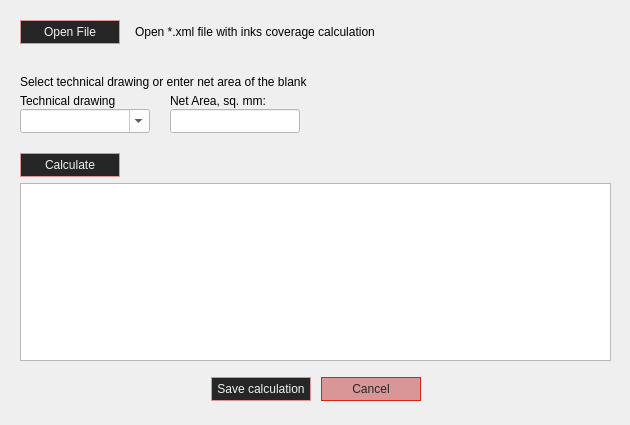
<?xml version="1.0" encoding="UTF-8"?>
<ui version="4.0">
 <class>Dialog</class>
 <widget class="QDialog" name="Dialog">
  <property name="geometry">
   <rect>
    <x>0</x>
    <y>0</y>
    <width>630</width>
    <height>425</height>
   </rect>
  </property>
  <property name="palette">
   <palette>
    <active/>
    <inactive/>
    <disabled/>
   </palette>
  </property>
  <property name="mouseTracking">
   <bool>true</bool>
  </property>
  <property name="windowTitle">
   <string>New Ink Coverage Calculation</string>
  </property>
  <property name="styleSheet">
   <string notr="true"/>
  </property>
  <property name="sizeGripEnabled">
   <bool>false</bool>
  </property>
  <property name="modal">
   <bool>true</bool>
  </property>
  <widget class="QWidget" name="verticalLayoutWidget_2">
   <property name="geometry">
    <rect>
     <x>20</x>
     <y>20</y>
     <width>591</width>
     <height>381</height>
    </rect>
   </property>
   <layout class="QVBoxLayout" name="verticalLayout_2">
    <item>
     <layout class="QHBoxLayout" name="horizontalLayout">
      <property name="spacing">
       <number>15</number>
      </property>
      <item>
       <widget class="QPushButton" name="button_open">
        <property name="sizePolicy">
         <sizepolicy hsizetype="Minimum" vsizetype="Fixed">
          <horstretch>0</horstretch>
          <verstretch>0</verstretch>
         </sizepolicy>
        </property>
        <property name="minimumSize">
         <size>
          <width>100</width>
          <height>24</height>
         </size>
        </property>
        <property name="maximumSize">
         <size>
          <width>100</width>
          <height>16777215</height>
         </size>
        </property>
        <property name="styleSheet">
         <string notr="true">QPushButton {
    border: 1px solid #D99696;
	background-color: #262626;
	color: #F2F2F0
}

QPushButton:hover {
	border: 1px solid #D92414;
	background-color: #515151;
	color: #F2F2F0
}

QPushButton:pressed {
	border: 1px solid #8C0303;
	background-color: #262626;
	color: #F2F2F0
}</string>
        </property>
        <property name="text">
         <string>Open File</string>
        </property>
       </widget>
      </item>
      <item>
       <widget class="QLabel" name="label_load_message">
        <property name="text">
         <string>Open *.xml file with inks coverage calculation</string>
        </property>
       </widget>
      </item>
     </layout>
    </item>
    <item>
     <layout class="QVBoxLayout" name="verticalLayout">
      <property name="spacing">
       <number>0</number>
      </property>
      <item>
       <spacer name="verticalSpacer">
        <property name="orientation">
         <enum>Qt::Vertical</enum>
        </property>
        <property name="sizeHint" stdset="0">
         <size>
          <width>20</width>
          <height>40</height>
         </size>
        </property>
       </spacer>
      </item>
      <item>
       <layout class="QHBoxLayout" name="horizontalLayout_5">
        <item>
         <widget class="QLabel" name="Label_error_ink_cacl">
          <property name="text">
           <string>Select technical drawing or enter net area of the blank</string>
          </property>
         </widget>
        </item>
       </layout>
      </item>
      <item>
       <layout class="QHBoxLayout" name="horizontalLayout_3">
        <property name="spacing">
         <number>0</number>
        </property>
        <item>
         <widget class="QLabel" name="label_td_inks">
          <property name="sizePolicy">
           <sizepolicy hsizetype="Fixed" vsizetype="Fixed">
            <horstretch>0</horstretch>
            <verstretch>0</verstretch>
           </sizepolicy>
          </property>
          <property name="minimumSize">
           <size>
            <width>130</width>
            <height>18</height>
           </size>
          </property>
          <property name="maximumSize">
           <size>
            <width>130</width>
            <height>16777215</height>
           </size>
          </property>
          <property name="styleSheet">
           <string notr="true"/>
          </property>
          <property name="text">
           <string>Technical drawing</string>
          </property>
          <property name="alignment">
           <set>Qt::AlignBottom|Qt::AlignLeading|Qt::AlignLeft</set>
          </property>
         </widget>
        </item>
        <item>
         <spacer name="horizontalSpacer_3">
          <property name="orientation">
           <enum>Qt::Horizontal</enum>
          </property>
          <property name="sizeType">
           <enum>QSizePolicy::Fixed</enum>
          </property>
          <property name="sizeHint" stdset="0">
           <size>
            <width>20</width>
            <height>20</height>
           </size>
          </property>
         </spacer>
        </item>
        <item>
         <widget class="QLabel" name="label_net_area_inks_calc">
          <property name="sizePolicy">
           <sizepolicy hsizetype="Fixed" vsizetype="Fixed">
            <horstretch>0</horstretch>
            <verstretch>0</verstretch>
           </sizepolicy>
          </property>
          <property name="minimumSize">
           <size>
            <width>130</width>
            <height>18</height>
           </size>
          </property>
          <property name="maximumSize">
           <size>
            <width>130</width>
            <height>16777215</height>
           </size>
          </property>
          <property name="styleSheet">
           <string notr="true"/>
          </property>
          <property name="text">
           <string>Net Area, sq. mm:</string>
          </property>
          <property name="alignment">
           <set>Qt::AlignBottom|Qt::AlignLeading|Qt::AlignLeft</set>
          </property>
         </widget>
        </item>
        <item>
         <spacer name="horizontalSpacer_5">
          <property name="orientation">
           <enum>Qt::Horizontal</enum>
          </property>
          <property name="sizeHint" stdset="0">
           <size>
            <width>40</width>
            <height>20</height>
           </size>
          </property>
         </spacer>
        </item>
       </layout>
      </item>
      <item>
       <layout class="QHBoxLayout" name="horizontalLayout_4">
        <property name="spacing">
         <number>0</number>
        </property>
        <item>
         <widget class="QComboBox" name="combo_td_inks_calc">
          <property name="sizePolicy">
           <sizepolicy hsizetype="Fixed" vsizetype="Fixed">
            <horstretch>0</horstretch>
            <verstretch>0</verstretch>
           </sizepolicy>
          </property>
          <property name="minimumSize">
           <size>
            <width>130</width>
            <height>24</height>
           </size>
          </property>
          <property name="maximumSize">
           <size>
            <width>130</width>
            <height>16777215</height>
           </size>
          </property>
          <property name="styleSheet">
           <string notr="true">background-color: rgb(255, 255, 255);</string>
          </property>
          <property name="editable">
           <bool>true</bool>
          </property>
          <property name="currentText">
           <string/>
          </property>
          <property name="placeholderText">
           <string/>
          </property>
          <item>
           <property name="text">
            <string/>
           </property>
          </item>
         </widget>
        </item>
        <item>
         <spacer name="horizontalSpacer">
          <property name="orientation">
           <enum>Qt::Horizontal</enum>
          </property>
          <property name="sizeType">
           <enum>QSizePolicy::Fixed</enum>
          </property>
          <property name="sizeHint" stdset="0">
           <size>
            <width>20</width>
            <height>20</height>
           </size>
          </property>
         </spacer>
        </item>
        <item>
         <widget class="QLineEdit" name="input_net_area_inks_calc">
          <property name="sizePolicy">
           <sizepolicy hsizetype="Fixed" vsizetype="Fixed">
            <horstretch>0</horstretch>
            <verstretch>0</verstretch>
           </sizepolicy>
          </property>
          <property name="minimumSize">
           <size>
            <width>130</width>
            <height>24</height>
           </size>
          </property>
          <property name="maximumSize">
           <size>
            <width>130</width>
            <height>16777215</height>
           </size>
          </property>
          <property name="styleSheet">
           <string notr="true">background-color: rgb(255, 255, 255);</string>
          </property>
          <property name="text">
           <string/>
          </property>
         </widget>
        </item>
        <item>
         <spacer name="horizontalSpacer_4">
          <property name="orientation">
           <enum>Qt::Horizontal</enum>
          </property>
          <property name="sizeHint" stdset="0">
           <size>
            <width>40</width>
            <height>20</height>
           </size>
          </property>
         </spacer>
        </item>
       </layout>
      </item>
      <item>
       <layout class="QHBoxLayout" name="horizontalLayout_6">
        <property name="spacing">
         <number>0</number>
        </property>
        <property name="topMargin">
         <number>20</number>
        </property>
        <item>
         <widget class="QPushButton" name="button_calculate_inks">
          <property name="enabled">
           <bool>true</bool>
          </property>
          <property name="sizePolicy">
           <sizepolicy hsizetype="Fixed" vsizetype="Fixed">
            <horstretch>0</horstretch>
            <verstretch>0</verstretch>
           </sizepolicy>
          </property>
          <property name="minimumSize">
           <size>
            <width>100</width>
            <height>24</height>
           </size>
          </property>
          <property name="toolTip">
           <string>Calculate ink coverage</string>
          </property>
          <property name="styleSheet">
           <string notr="true">QPushButton {
    border: 1px solid #D99696;
	background-color: #262626;
	color: #F2F2F0
}

QPushButton:hover {
	border: 1px solid #D92414;
	background-color: #515151;
	color: #F2F2F0
}

QPushButton:pressed {
	border: 1px solid #8C0303;
	background-color: #262626;
	color: #F2F2F0
}</string>
          </property>
          <property name="text">
           <string>Calculate</string>
          </property>
         </widget>
        </item>
        <item>
         <spacer name="horizontalSpacer_2">
          <property name="orientation">
           <enum>Qt::Horizontal</enum>
          </property>
          <property name="sizeHint" stdset="0">
           <size>
            <width>40</width>
            <height>20</height>
           </size>
          </property>
         </spacer>
        </item>
       </layout>
      </item>
     </layout>
    </item>
    <item>
     <widget class="QTableView" name="table_result_inks">
      <property name="alternatingRowColors">
       <bool>true</bool>
      </property>
     </widget>
    </item>
    <item>
     <layout class="QHBoxLayout" name="horizontalLayout_26">
      <property name="spacing">
       <number>10</number>
      </property>
      <property name="leftMargin">
       <number>0</number>
      </property>
      <property name="topMargin">
       <number>10</number>
      </property>
      <property name="rightMargin">
       <number>0</number>
      </property>
      <property name="bottomMargin">
       <number>0</number>
      </property>
      <item>
       <spacer name="horizontalSpacer_6">
        <property name="orientation">
         <enum>Qt::Horizontal</enum>
        </property>
        <property name="sizeHint" stdset="0">
         <size>
          <width>40</width>
          <height>20</height>
         </size>
        </property>
       </spacer>
      </item>
      <item>
       <widget class="QPushButton" name="button_save_inks_calc">
        <property name="enabled">
         <bool>true</bool>
        </property>
        <property name="sizePolicy">
         <sizepolicy hsizetype="Fixed" vsizetype="Fixed">
          <horstretch>0</horstretch>
          <verstretch>0</verstretch>
         </sizepolicy>
        </property>
        <property name="minimumSize">
         <size>
          <width>100</width>
          <height>24</height>
         </size>
        </property>
        <property name="toolTip">
         <string>Calculate ink coverage</string>
        </property>
        <property name="styleSheet">
         <string notr="true">QPushButton {
    border: 1px solid #D99696;
	background-color: #262626;
	color: #F2F2F0
}

QPushButton:hover {
	border: 1px solid #D92414;
	background-color: #515151;
	color: #F2F2F0
}

QPushButton:pressed {
	border: 1px solid #8C0303;
	background-color: #262626;
	color: #F2F2F0
}</string>
        </property>
        <property name="text">
         <string>Save calculation</string>
        </property>
       </widget>
      </item>
      <item>
       <widget class="QPushButton" name="button_exit_inks_calc">
        <property name="sizePolicy">
         <sizepolicy hsizetype="Fixed" vsizetype="Minimum">
          <horstretch>0</horstretch>
          <verstretch>0</verstretch>
         </sizepolicy>
        </property>
        <property name="minimumSize">
         <size>
          <width>100</width>
          <height>24</height>
         </size>
        </property>
        <property name="palette">
         <palette>
          <active>
           <colorrole role="WindowText">
            <brush brushstyle="SolidPattern">
             <color alpha="255">
              <red>38</red>
              <green>38</green>
              <blue>38</blue>
             </color>
            </brush>
           </colorrole>
           <colorrole role="Button">
            <brush brushstyle="SolidPattern">
             <color alpha="255">
              <red>217</red>
              <green>150</green>
              <blue>150</blue>
             </color>
            </brush>
           </colorrole>
           <colorrole role="Text">
            <brush brushstyle="SolidPattern">
             <color alpha="255">
              <red>38</red>
              <green>38</green>
              <blue>38</blue>
             </color>
            </brush>
           </colorrole>
           <colorrole role="ButtonText">
            <brush brushstyle="SolidPattern">
             <color alpha="255">
              <red>38</red>
              <green>38</green>
              <blue>38</blue>
             </color>
            </brush>
           </colorrole>
           <colorrole role="Base">
            <brush brushstyle="SolidPattern">
             <color alpha="255">
              <red>217</red>
              <green>150</green>
              <blue>150</blue>
             </color>
            </brush>
           </colorrole>
           <colorrole role="Window">
            <brush brushstyle="SolidPattern">
             <color alpha="255">
              <red>217</red>
              <green>150</green>
              <blue>150</blue>
             </color>
            </brush>
           </colorrole>
           <colorrole role="PlaceholderText">
            <brush brushstyle="SolidPattern">
             <color alpha="255">
              <red>38</red>
              <green>38</green>
              <blue>38</blue>
             </color>
            </brush>
           </colorrole>
          </active>
          <inactive>
           <colorrole role="WindowText">
            <brush brushstyle="SolidPattern">
             <color alpha="255">
              <red>38</red>
              <green>38</green>
              <blue>38</blue>
             </color>
            </brush>
           </colorrole>
           <colorrole role="Button">
            <brush brushstyle="SolidPattern">
             <color alpha="255">
              <red>217</red>
              <green>150</green>
              <blue>150</blue>
             </color>
            </brush>
           </colorrole>
           <colorrole role="Text">
            <brush brushstyle="SolidPattern">
             <color alpha="255">
              <red>38</red>
              <green>38</green>
              <blue>38</blue>
             </color>
            </brush>
           </colorrole>
           <colorrole role="ButtonText">
            <brush brushstyle="SolidPattern">
             <color alpha="255">
              <red>38</red>
              <green>38</green>
              <blue>38</blue>
             </color>
            </brush>
           </colorrole>
           <colorrole role="Base">
            <brush brushstyle="SolidPattern">
             <color alpha="255">
              <red>217</red>
              <green>150</green>
              <blue>150</blue>
             </color>
            </brush>
           </colorrole>
           <colorrole role="Window">
            <brush brushstyle="SolidPattern">
             <color alpha="255">
              <red>217</red>
              <green>150</green>
              <blue>150</blue>
             </color>
            </brush>
           </colorrole>
           <colorrole role="PlaceholderText">
            <brush brushstyle="SolidPattern">
             <color alpha="255">
              <red>38</red>
              <green>38</green>
              <blue>38</blue>
             </color>
            </brush>
           </colorrole>
          </inactive>
          <disabled>
           <colorrole role="WindowText">
            <brush brushstyle="SolidPattern">
             <color alpha="255">
              <red>38</red>
              <green>38</green>
              <blue>38</blue>
             </color>
            </brush>
           </colorrole>
           <colorrole role="Button">
            <brush brushstyle="SolidPattern">
             <color alpha="255">
              <red>217</red>
              <green>150</green>
              <blue>150</blue>
             </color>
            </brush>
           </colorrole>
           <colorrole role="Text">
            <brush brushstyle="SolidPattern">
             <color alpha="255">
              <red>38</red>
              <green>38</green>
              <blue>38</blue>
             </color>
            </brush>
           </colorrole>
           <colorrole role="ButtonText">
            <brush brushstyle="SolidPattern">
             <color alpha="255">
              <red>38</red>
              <green>38</green>
              <blue>38</blue>
             </color>
            </brush>
           </colorrole>
           <colorrole role="Base">
            <brush brushstyle="SolidPattern">
             <color alpha="255">
              <red>217</red>
              <green>150</green>
              <blue>150</blue>
             </color>
            </brush>
           </colorrole>
           <colorrole role="Window">
            <brush brushstyle="SolidPattern">
             <color alpha="255">
              <red>217</red>
              <green>150</green>
              <blue>150</blue>
             </color>
            </brush>
           </colorrole>
           <colorrole role="PlaceholderText">
            <brush brushstyle="SolidPattern">
             <color alpha="255">
              <red>38</red>
              <green>38</green>
              <blue>38</blue>
             </color>
            </brush>
           </colorrole>
          </disabled>
         </palette>
        </property>
        <property name="styleSheet">
         <string notr="true">QPushButton {
    border: 1px solid #D92414;
	background-color: #D99696;
	color: #262626
}

QPushButton:hover {
	border: 1px solid #D92414;
	background-color: #D92414;
	color: #F2F2F0
}

QPushButton:pressed {
	border: 1px solid #D99696;
	background-color: #8C0303;
	color: #F2F2F0
}</string>
        </property>
        <property name="text">
         <string>Cancel</string>
        </property>
       </widget>
      </item>
      <item>
       <spacer name="horizontalSpacer_7">
        <property name="orientation">
         <enum>Qt::Horizontal</enum>
        </property>
        <property name="sizeHint" stdset="0">
         <size>
          <width>40</width>
          <height>20</height>
         </size>
        </property>
       </spacer>
      </item>
     </layout>
    </item>
   </layout>
  </widget>
 </widget>
 <resources/>
 <connections/>
</ui>
